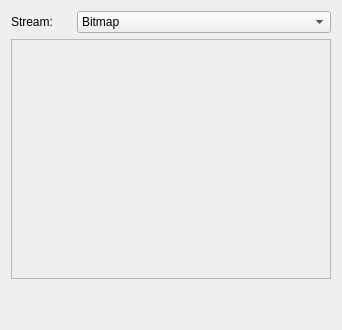
        <widget class="QWidget" name="videoTab">
         <attribute name="title">
          <string>Video</string>
         </attribute>
         <layout class="QVBoxLayout" name="verticalLayout_7">
          <item>
           <layout class="QHBoxLayout" name="horizontalLayout_9">
            <property name="topMargin">
             <number>0</number>
            </property>
            <item>
             <widget class="QLabel" name="label_19">
              <property name="sizePolicy">
               <sizepolicy hsizetype="Expanding" vsizetype="Preferred">
                <horstretch>0</horstretch>
                <verstretch>0</verstretch>
               </sizepolicy>
              </property>
              <property name="maximumSize">
               <size>
                <width>60</width>
                <height>16777215</height>
               </size>
              </property>
              <property name="text">
               <string>Stream:</string>
              </property>
             </widget>
            </item>
            <item>
             <widget class="QComboBox" name="videoStreamComboBox">
              <property name="sizePolicy">
               <sizepolicy hsizetype="Expanding" vsizetype="Fixed">
                <horstretch>0</horstretch>
                <verstretch>0</verstretch>
               </sizepolicy>
              </property>
              <item>
               <property name="text">
                <string>Bitmap</string>
               </property>
              </item>
              <item>
               <property name="text">
                <string>RGB</string>
               </property>
              </item>
             </widget>
            </item>
           </layout>
          </item>
          <item>
           <widget class="QLabel" name="bitVideoLabel">
            <property name="sizePolicy">
             <sizepolicy hsizetype="Fixed" vsizetype="Fixed">
              <horstretch>0</horstretch>
              <verstretch>0</verstretch>
             </sizepolicy>
            </property>
            <property name="minimumSize">
             <size>
              <width>320</width>
              <height>240</height>
             </size>
            </property>
            <property name="maximumSize">
             <size>
              <width>320</width>
              <height>240</height>
             </size>
            </property>
            <property name="toolTip">
             <string notr="true"/>
            </property>
            <property name="autoFillBackground">
             <bool>true</bool>
            </property>
            <property name="frameShape">
             <enum>QFrame::StyledPanel</enum>
            </property>
            <property name="frameShadow">
             <enum>QFrame::Sunken</enum>
            </property>
            <property name="lineWidth">
             <number>2</number>
            </property>
            <property name="text">
             <string/>
            </property>
            <property name="pixmap">
             <pixmap>images/auv_rendering.png</pixmap>
            </property>
           </widget>
          </item>
          <item>
           <spacer name="verticalSpacer_2">
            <property name="orientation">
             <enum>Qt::Vertical</enum>
            </property>
            <property name="sizeHint" stdset="0">
             <size>
              <width>20</width>
              <height>40</height>
             </size>
            </property>
           </spacer>
          </item>
         </layout>
        </widget>
